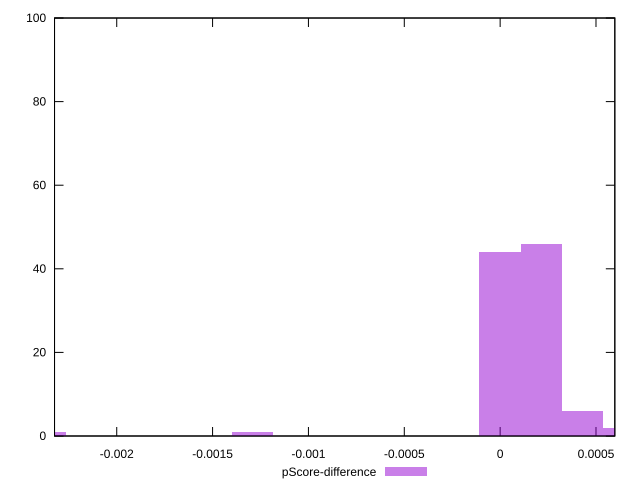

Reproduce this figure in gnuplot.
reset

$pScoreDifference <<EOF
-0.001292933066482838 1
-0.0023703772885518694 1
0 44
0.0002154888444138063 46
0.0004309776888276126 6
0.000646466533241419 2
EOF

set key outside below
set boxwidth 0.0002154888444138063
set xrange [-0.002324457290246478:0.0005982136655259263]
set yrange [0:100]
set trange [0:100]
set style fill transparent solid 0.5 noborder
set terminal svg size 640, 490 enhanced background rgb 'white'
set output "report_00015_2021-02-09T16-11-33.973Z/largest-contentful-paint/samples/pages/pScore-difference/histogram.svg"

plot $pScoreDifference title "pScore-difference" with boxes

reset
